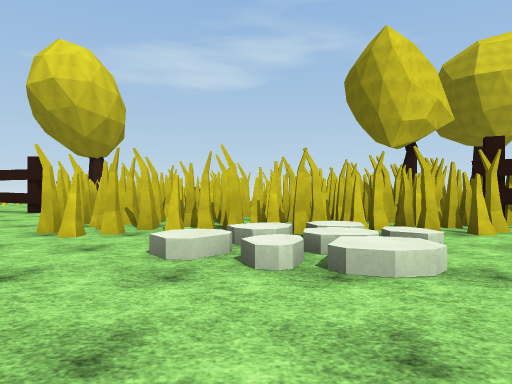
view 1 (above)

17 first-person views from a walk through a Unity game level. The camera is 1.3 m above the floor, looks level and sees 75° across. The floor is counted in squares, 2 m on a side. Each view is taken from the middle of a square. On the plan, view 1 faces up. The plan holds only what a view shows up to about 10 squares ahead; the rest is blank. The place goes on beyond the plan. The player character is not drawn. Surface patterns are stand-ins for the level's own textures.

view 2
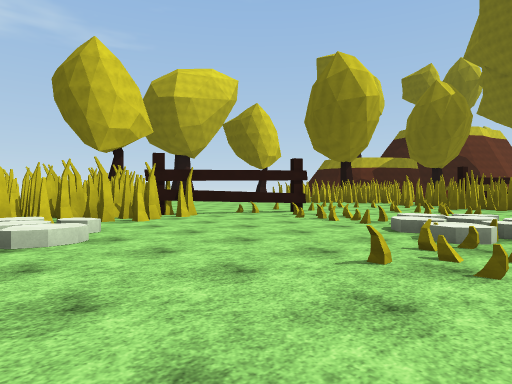

view 3
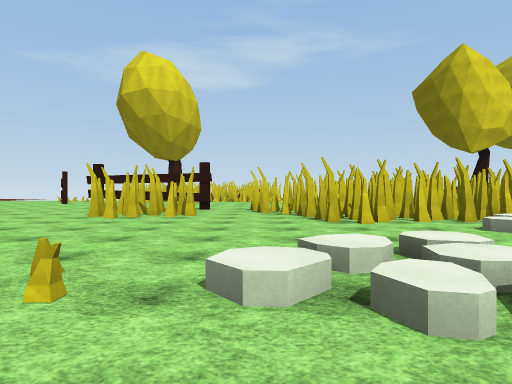

view 4
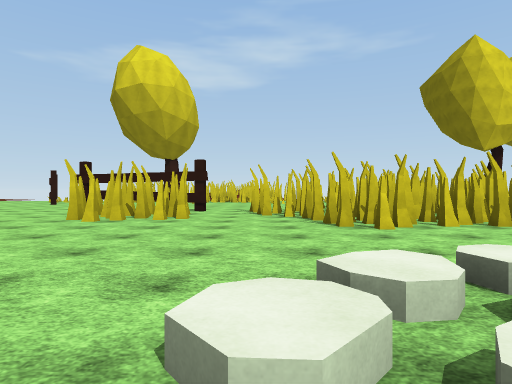

view 5
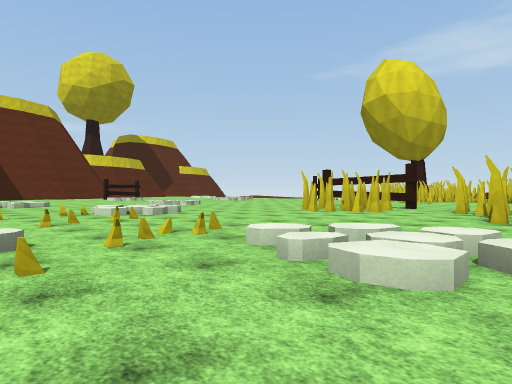

view 6
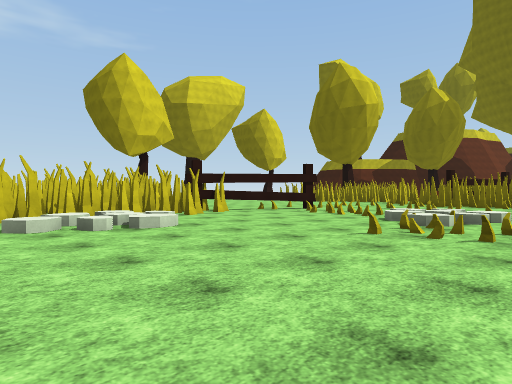

view 7
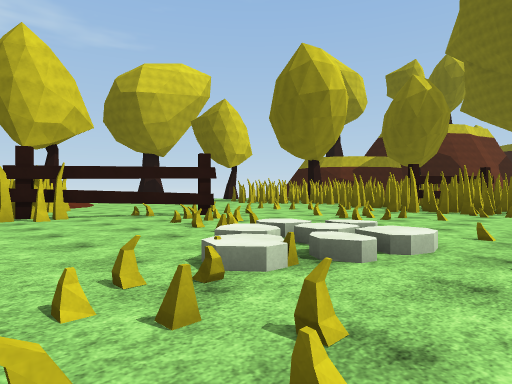

view 8
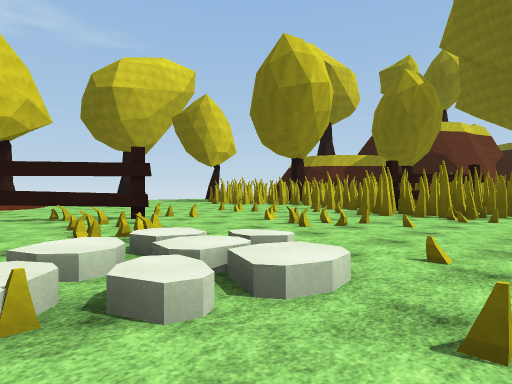

view 9
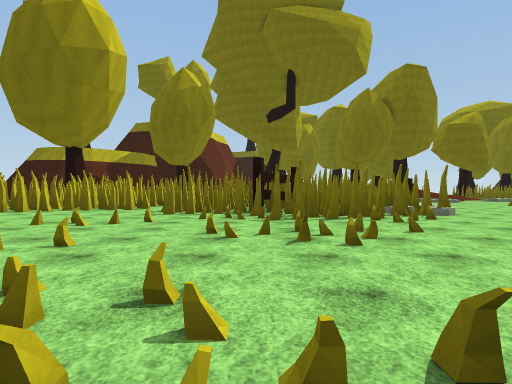

view 10
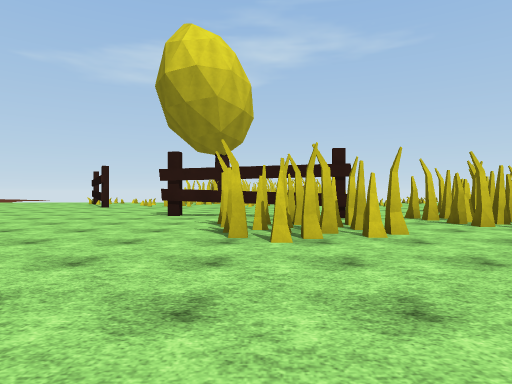

view 11
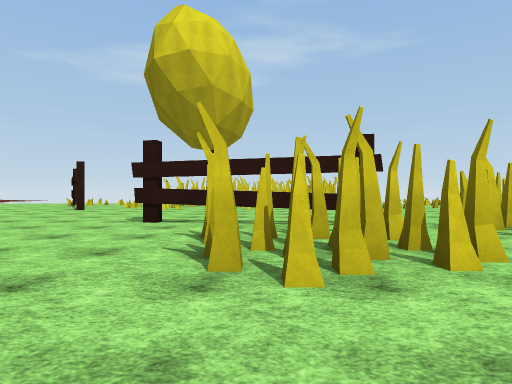

view 12
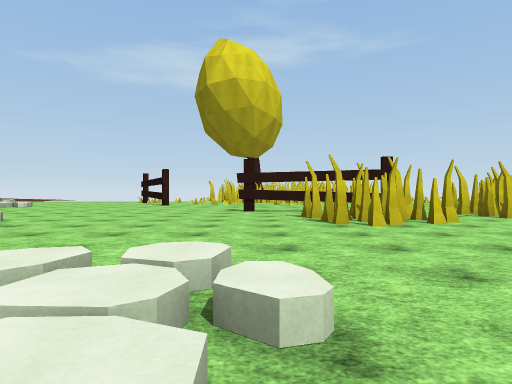

view 13
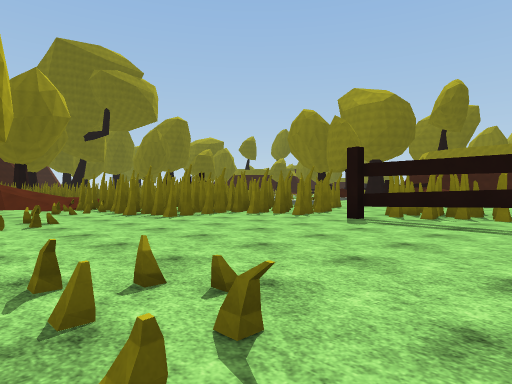

view 14
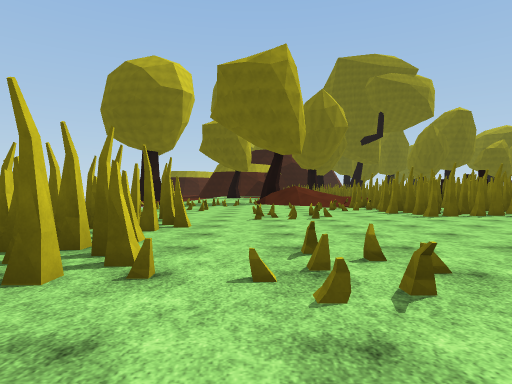

view 15
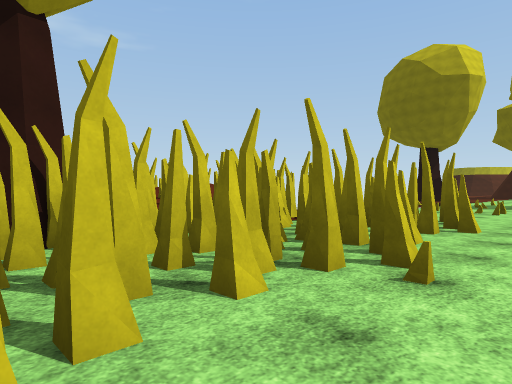

view 16
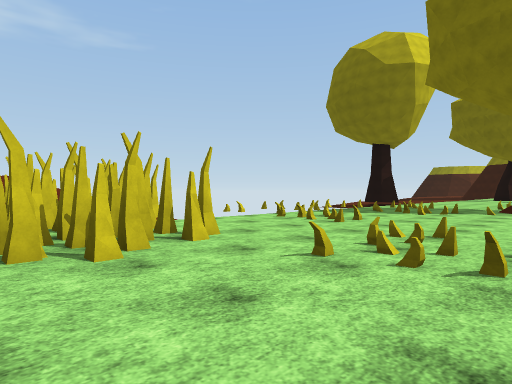

view 17
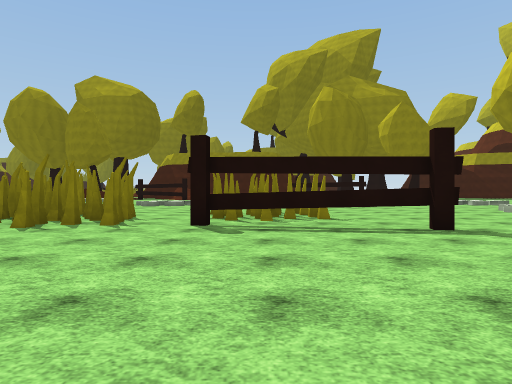

### Floor plan
Key: @ floor where view 1 was taken; # wall or solid block; x gap in a wall; . floor; / step, stairs or slope; = window, fence, low wall or low ledge; T thing the floor can be seen under or through; R tree; O other object.
Columns run from 12 left of view 1 to 16 right of it. Each row starts with its distance up from view 1.
 23         ##  =#
 22         #...==
 21        ##...==.
 20 #########...=..=
 19 #..#...........==
 18 ........==.......   R
 17  .==....==......    R
 16  ........=..=.
 15  ............
 14 ..........#
 13 .........##
 12 .........##
 11 .TTT....##
 10 ....T#.###
  9 ...OOO.##     ###          ..
  8 ...OOO.###    #OOO...     ...
  7 ...OOO..###  ##O#.....  .....
  6 .........#######TTTT..=..=...
  5 .........##.##.....x=....=...
  4 ...........////.......=.....#
  3 //.........///.....==.....=.#
  2 //......./.........=...=...##
  1 //=.....///........=..=#..###
  0 =..=..=///..@.....///.....##
 -1 ..==..=../.....===///.....###
 -2   .../.........==..//.....=##
 -3       /=...........=..   ...#

Where each view was taken, in squares from view 1:
view 1: 0 up, 0 right, facing up
view 2: 2 down, 0 right, facing up-right
view 3: 2 down, 5 left, facing up
view 4: 1 down, 5 left, facing up
view 5: 3 down, 2 left, facing up-left
view 6: 3 down, 2 left, facing up-right
view 7: 3 down, 3 right, facing up-right
view 8: 3 down, 5 right, facing up-right
view 9: 2 up, 6 right, facing right
view 10: 2 up, 9 left, facing up
view 11: 4 up, 9 left, facing up
view 12: 0 up, 11 left, facing up
view 13: 18 up, 11 left, facing down-right
view 14: 18 up, 12 left, facing right
view 15: 18 up, 12 left, facing up-right
view 16: 16 up, 7 left, facing up-right
view 17: 17 up, 8 left, facing down
